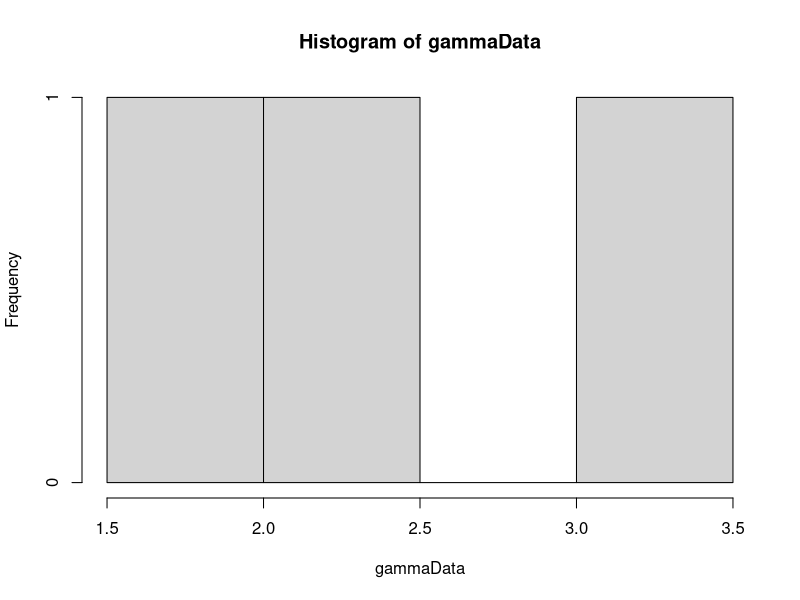

This figure's R source: (Note: this script raises an error after producing the figure.)
library(MCMCpack)

#weightedUniform <- function(n, numIterations) {
#  # Generate sample of from a weighted uniform distribution
#  # 
#  # Args:
#  #   n: number of points in sample
#  #   
#  # Returns:
#  #   A vector sample
#  uCurr = runif(n)
#  alphaCurr = findAlpha(s2, uCurr)
#  uConv = rep(0, numIterations)
#  uTrace = rep(0, numIterations)
#  for(i in 1:numIterations) {
#    uProp = runif(n)
#    alphaProp = findAlpha(s2, uProp)
#    if(alphaProp != -1) {
#      proportionalProp = proportionalDensity(uProp, alphaProp)
#      proportionalCurr = proportionalDensity(uCurr, alphaCurr)
#      alphaVal = min(1, proportionalProp/proportionalCurr)
#      u = runif(1)
#      print(i)
#      if (u <= alphaVal) {
#        uCurr = uProp
#        alphaCurr = alphaProp
#      }  
#    }
#    uConv[i] = var(uCurr)
#    uTrace[i] = uCurr[1]
#  }
#  plot(uConv, type="l")
#  plot(uTrace, type="l")
#  return(uCurr)
#}
#
#proportionalDensity <- function(u, alpha) {
#  # Calculate proportional density for indepence sampling
#  # 
#  # Args:
#  #   u: A vector from an uniform distribution.
#  #   alpha: A scalar value
#  #   
#  # Returns:
#  #   A scalar value
#  
#  gammaInv = rep(0, length(u))
#  diffGammaInv = rep(0, length(u))
#  for(i in 1:length(u)) {
#    gammaInv[i] = invGammaCumulative(u[i], alpha)
#    diffGammaInv[i] = diffAlphaInvGammaCumulative(u[i], alpha)
#  }
#  return(calcWeight(gammaInv, diffGammaInv))
#}
#
#calcWeight <- function(gammaInv, diffGammaInv) {
#  # Calculate weigth for a gamma distribution
#  #
#  # Args:
#  #   gammaInv: A list of values from the inverse cumulative gamma.
#  #   diffGammaInv: A list of values from the derivative of the inverse cumulative gamma.
#  #   
#  # Returns:
#  #   A scalar value
#  weight = (1/length(gammaInv))*(sum(diffGammaInv/gammaInv)) - sum(diffGammaInv)/sum(gammaInv)
#  return(weight)
#}

calcWeight <- function(u, alpha) {
  # Calculates weight for given u and alpha.
  # 
  # Args:
  #   u: A vector.
  #   alpha: A scalar.
  #   
  # Returns:
  #   The weight value. A scalar.
  gammaInv = rep(0, length(u))
  diffGammaInv = rep(0, length(u))
  for(i in 1:length(u)) {
    gammaInv[i] = invGammaCumulative(u[i], alpha)
    diffGammaInv[i] = diffAlphaInvGammaCumulative(u[i], alpha)
  }
  pi = getPiValue()
  weight = pi/((1/length(gammaInv))*(sum(diffGammaInv/gammaInv)) - sum(diffGammaInv)/sum(gammaInv))
  return(weight)
}

getPiValue <- function() {
  # get value of pi function to be used in calculation of weights.
  # 
  # Returns:
  #   A scalar value.
  if (piValue == "constant") {
    return(1)
  } else if (pivalue == "jeffrey") {
    # Return jeffrey prior
    return(1)
  } else if (piValue == "betaOption") {
    return(estBeta)
  }
}

calcPhi <- function(u, alpha) {
  phiPoint = rep(0, length(u))
  for(i in 1:length(u)) {
    xValue = invGammaCumulative(u[i], alpha)
    phiPoint[i] = xValue > probValue
  }
  return(sum(phiPoint)/length(u))
}

invGammaCumulative <- function(u, alpha) {
  # Finds the inverse of the cumulative gamma.
  # 
  # Args:
  #   u: Scalar value.
  #   alpha: Scalar value.
  #   
  # Returns:
  #   A scalar. The inverse value given u and alpha.
  x = 0
  stepSize = 0.1
  tolerance = 0.00001
  direction = 1
  integralValue = 0
  
  while(abs(integralValue - u) > tolerance){
    x = x + direction*stepSize
    if(x<0) {
      x = 0
      direction = 1
    }
    
    if(method == "integrate") {
      integralv = integrate(gammaDensity, 0, x)
      integralValue = integral$valuev
      print("hello")
    } else if(method == "pgamma") {
      integralv = pgamma(x, shape=alpha, scale=1)
      integralValue = integralv
      if (length(integralv)>1) {
        print(length(alpha))
      }
      #print(length(integralv))
    }
    
    
    # Going left and pass the point
    if ((u > integralValue) && (direction == -1)) {
      stepSize = stepSize/2
      direction = 1
    }
    
    # Going right and pass the point
    if ((u < integralValue) && (direction == 1)) {
      stepSize = stepSize/2
      direction = -1
    }
  }
  return(x)
}

diffAlphaInvGammaCumulative <- function(u, alpha) {
  # Derivative of gamma distribution with respect to alpha.
  # 
  # Args:
  #   u: Scalar between 0 and 1.
  #   alpha: Scalar larger than 0.
  #   
  # Returns:
  #   Scalar value. Derivative at point alpha.
  firstPoint = invGammaCumulative(u,alpha)
  secondPoint = invGammaCumulative(u, alpha + alphaHStep)
  return((secondPoint - firstPoint)/alphaHStep)
}

calcDerivateFunction <- function(u, alphaValue) {
  # Analytically find the derivative of cumulative inverse.
  # 
  # Args:
  #   u: Scalar value between 0 and 1.
  #   alphaValue: Scalar value.
  #   
  # Returns:
  #   A scalar value.
  largeFInv = invGammaCumulative(u, alphaValue)
  integralPart = integrate(integralFunction, 0, largeFInv)
  return((digamma(alphaValue)*u - integralPart$value)*gamma(alphaValue)/((largeFInv^(alphaValue - 1))*exp(-largeFInv)))
}

integralFunction <- function(y) {
  # Function to be integrated.
  return(log(y)*(y^(alphaValue - 1))*exp(-y)/gamma(alphaValue))
}

optimfindAlpha <- function() {
  if((calcValueTau2(u, alphaUpperBound) < s2) || (calcValueTau2(u, alphaLowerBound) > s2)) {
    return(-1)
  }
  return(optim(c(0.1), optimFunction, lower=alphaLowerBound, upper=alphaUpperBound, method="Brent")$par)
}

optimFunction <- function(alpha) {
  return(abs(s2-calcValueTau2(u, alpha)))
}

findAlpha <- function(s2, u) {
  # Function to calculate alpha value
  # 
  # Args:
  #   s2: Scalar value of sufficient statistic
  #   u: A vector
  #   
  # Returns:
  #   A scalar value of alpha.
  
  alphaValue = 0.1
  stepSize = 1
  direction = 1
  tolerance = 0.0001
  tau2Value = 0
  prevTau2Value = 0
  it = 0
  while(abs(s2 - tau2Value) > tolerance) {
    it = it + 1
    alphaValue = alphaValue + direction*stepSize
    if(alphaValue<=0) {
      alphaValue = 0.1
      direction = 1
    }
    prevTau2Value = tau2Value
    tau2Value = calcValueTau2(u, alphaValue)
    #print(abs(s2 - tau2Value))
    #print(direction)
    if ((s2 > tau2Value) && (direction == -1)) {
      stepSize = stepSize/2
      direction = 1
    }
    
    if ((s2 < tau2Value) && (direction == 1)) {
      stepSize = stepSize/2
      direction = -1
    }
    
    if(isAlphaOutsideValidInterval(alphaValue, direction)) {
      return(-1)
    }  
    print(stepSize)
    if(it==100) {
      return(-1)
    }
    
  }
  
  return(alphaValue)
}

isAlphaOutsideValidInterval <- function(alphaValue, direction) {
  # Function to check if the alphaValue is outside allowed interval.
  # 
  # Args:
  #   alphaValue: A scalar value
  #   direction: A scalar value. Either 1 or -1.
  #   
  # Returns:
  #   Boolean value.
  return((alphaValue < alphaLowerBound && direction == -1) || (alphaValue > alphaUpperBound && direction == 1))
}

findBeta <- function(s1, u, alphaValue) {
  # Calculates beta
  # 
  # Args:
  #   s1: Scalar value.
  #   u: Vector of values between 0 and 1.
  #   alphaValue: Scalar value.
  #   
  # Returns:
  #   A scalar value.
  largeFInv = rep(0, length(u))
  for(i in 1:length(u)) {
    largeFInv[i] = invGammaCumulative(u[i], alphaValue)
  }
  return(s1*length(u)/(sum(largeFInv)))
}

calcValueTau2 <- function(u, alphaValue) {
  largeFInv = rep(0, length(u))
  for(i in 1:length(u)) {
    largeFInv[i] = invGammaCumulative(u[i], alphaValue)
  }
  return(length(u)*((prod(largeFInv))^(1/length(u)))/sum(largeFInv))
}

calcValueTau2Method2 <- function(x) {
  return(length(x)*((prod(x))^(1/length(x)))/sum(x))
}

alpha = 2
beta = 1
hStep = 0.01
alphaHStep = 0.01
method = "pgamma"
NUM_SAMPLES = 2000
NUM_POINTS = 3
alphaUpperBound = 20
alphaLowerBound = 0.1
# Pi is used in calculation of weights
# Options are:
#   "constant"
#   "betaOption"
#   "jeffrey"
#   
piValue = "constant"

# Generate data
gammaData = rgamma(NUM_POINTS, shape=alpha, scale = beta)
hist(gammaData)
# Calculation of statistics
s1 = sum(gammaData)/NUM_POINTS
s2 = NUM_POINTS*((prod(gammaData))^(1/NUM_POINTS))/sum(gammaData)

# Generation of samples
phi = rep(0, NUM_SAMPLES)
# Phi is the prob that X>probValue
probValue = 1
weightsW = rep(0, NUM_SAMPLES)
sampleIndex = 1
iterationNumber = 0
estAlpha = rep(0, NUM_SAMPLES)
estBeta = 0
while(sampleIndex <= NUM_SAMPLES) {
  u = runif(NUM_POINTS)
  estAlpha[sampleIndex] = optimfindAlpha()
  if(estAlpha[sampleIndex] != -1) {
    estBeta = findBeta(s1, u, estAlpha)
    weightsW[sampleIndex] = calcWeight(u, estAlpha[sampleIndex])
    phi[sampleIndex] = calcPhi(u, estAlpha[sampleIndex])
    sampleIndex = sampleIndex + 1
    #print(sampleIndex)
  }
  #print(iterationNumber)
  iterationNumber = iterationNumber + 1
}
alphaAcceptance = sampleIndex/iterationNumber
hist(weightsW, breaks = 200)
expectedPhi = sum(phi*weightsW)/sum(weightsW)
plot(estAlpha, weightsW)
